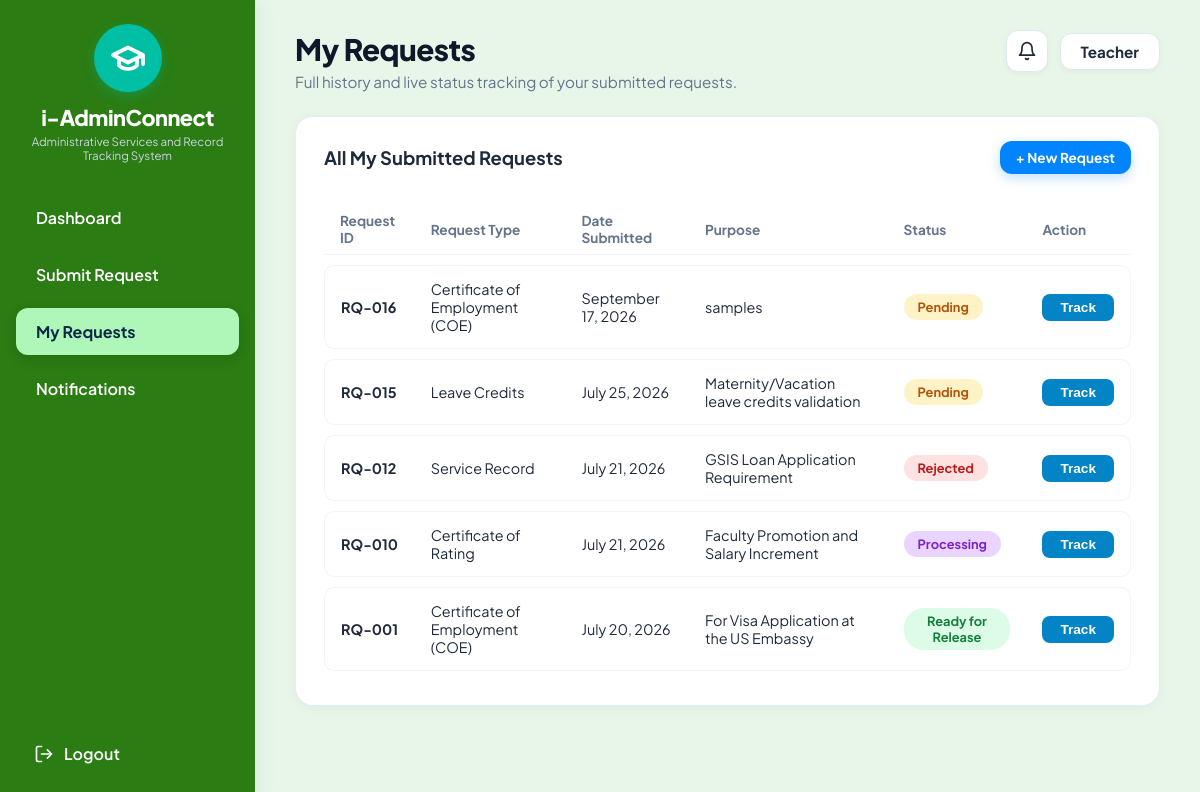
The app's page /my_requests.php (signed in) with its own data.
### tables this page shows
CREATE TABLE `requests` (
  `id` int(11) NOT NULL AUTO_INCREMENT,
  `tracking_number` varchar(50) NOT NULL,
  `user_id` int(11) NOT NULL,
  `request_type_id` int(11) NOT NULL,
  `purpose` text NOT NULL,
  `additional_notes` text DEFAULT NULL,
  `attached_filename` varchar(255) DEFAULT NULL,
  `file_size_kb` varchar(50) DEFAULT NULL,
  `file_verified` tinyint(1) DEFAULT 1,
  `status` enum('Pending','Under Review','Processing','Ready for Release','Released','Returned for Revision','Rejected') NOT NULL DEFAULT 'Pending',
  `current_stage` int(11) NOT NULL DEFAULT 1,
  `stage1_time` varchar(100) DEFAULT NULL,
  `stage2_time` varchar(100) DEFAULT NULL,
  `stage3_time` varchar(100) DEFAULT NULL,
  `stage4_time` varchar(100) DEFAULT NULL,
  `remarks` text DEFAULT NULL,
  `created_at` timestamp NOT NULL DEFAULT current_timestamp(),
  `updated_at` timestamp NOT NULL DEFAULT current_timestamp() ON UPDATE current_timestamp(),
  PRIMARY KEY (`id`),
  UNIQUE KEY `tracking_number` (`tracking_number`),
  KEY `user_id` (`user_id`),
  KEY `request_type_id` (`request_type_id`),
  CONSTRAINT `fk_req_type` FOREIGN KEY (`request_type_id`) REFERENCES `request_types` (`id`),
  CONSTRAINT `fk_req_user` FOREIGN KEY (`user_id`) REFERENCES `users` (`id`) ON DELETE CASCADE
);

CREATE TABLE `request_types` (
  `id` int(11) NOT NULL AUTO_INCREMENT,
  `code` varchar(30) NOT NULL,
  `name` varchar(150) NOT NULL,
  `target_role` enum('student','teacher','both') NOT NULL,
  `requirements` text NOT NULL,
  `fee` decimal(10,2) DEFAULT 0.00,
  `is_free` tinyint(1) DEFAULT 1,
  PRIMARY KEY (`id`),
  UNIQUE KEY `code` (`code`)
);

### my_requests.php (the view)
<?php
$page_title_custom = "<h1>My Requests</h1><p>Full history and live status tracking of your submitted requests.</p>";
require_once __DIR__ . '/includes/header.php';
$stmt = $pdo->prepare("SELECT r.*, rt.name as request_type_name
    FROM requests r
    JOIN request_types rt ON r.request_type_id = rt.id
    WHERE r.user_id = ?
    ORDER BY r.id DESC");
$stmt->execute([$user_id]);
$my_requests = $stmt->fetchAll();
?>
<div class="content-card">
  <div class="card-header-flex">
    <h2 class="card-title">All My Submitted Requests</h2>
    <a href="submit_request.php" class="btn-primary-cta" style="padding: 8px 16px; font-size: 0.85rem; text-decoration: none;">+ New Request</a>
  </div>
  <div class="table-container">
    <table class="custom-table">
      <thead>
        <tr>
          <th>Request ID</th>
          <th>Request Type</th>
          <th>Date Submitted</th>
          <th>Purpose</th>
          <th>Status</th>
          <th>Action</th>
        </tr>
      </thead>
      <tbody>
        <?php if (empty($my_requests)): ?>
          <tr>
            <td colspan="6" style="text-align: center; color: #94a3b8; padding: 24px;">No requests found.</td>
          </tr>
        <?php else: ?>
          <?php foreach ($my_requests as $req):
            $status_class = strtolower(str_replace(' ', '-', $req['status']));
            $date_str = date('F j, Y', strtotime($req['created_at']));
          ?>
            <tr>
              <td><strong><?= htmlspecialchars($req['tracking_number']) ?></strong></td>
              <td><?= htmlspecialchars($req['request_type_name']) ?></td>
              <td><?= htmlspecialchars($date_str) ?></td>
              <td><?= htmlspecialchars(mb_strimwidth($req['purpose'], 0, 45, '...')) ?></td>
              <td><span class="badge-status <?= $status_class ?>"><?= htmlspecialchars($req['status']) ?></span></td>
              <td>
                <button type="button" class="btn-action-track" onclick="openTrackerModal('<?= htmlspecialchars($req['tracking_number'], ENT_QUOTES) ?>')">Track</button>
              </td>
            </tr>
          <?php endforeach; ?>
        <?php endif; ?>
      </tbody>
    </table>
  </div>
</div>
<?php include __DIR__ . '/includes/footer.php'; ?>

### css/style.css (style rules this page uses)
:root { --navy-sidebar: #173b75; --navy-sidebar-dark: #122c59; --sidebar-active: #90c2f7; --sidebar-active-text: #0f274a; --teal-logo: #00bfa5; --bg-canvas: #e9eff6; --card-bg: #ffffff; --primary-blue: #0284c7; --primary-blue-hover: #0369a1; --text-dark: #1e293b; --text-muted: #64748b; --border-light: #e2e8f0; --status-pending-bg: #fef3c7; --status-pending-text: #b45309; --status-processing-bg: #e9d5ff; --status-processing-text: #7e22ce; --status-ready-bg: #dcfce7; --status-ready-text: #15803d; --status-rejected-bg: #fee2e2; --status-rejected-text: #b91c1c; --status-released-bg: #dbeafe; --status-released-text: #1d4ed8; }
* { box-sizing: border-box; margin: 0; padding: 0; }
body { font-family: 'Plus Jakarta Sans', 'Inter', -apple-system, BlinkMacSystemFont, sans-serif; background-color: var(--bg-canvas); color: var(--text-dark); min-height: 100vh; margin: 0; padding: 0; overflow-x: hidden; }
.header-greeting h1 { font-size: 1.85rem; font-weight: 800; color: #0f172a; letter-spacing: -0.5px; }
.header-greeting p { font-size: 0.95rem; color: var(--text-muted); margin-top: 4px; }
.content-card { background: var(--card-bg); border-radius: 18px; padding: 24px 28px; box-shadow: 0 2px 12px rgba(0, 0, 0, 0.04); border: 1px solid rgba(226, 232, 240, 0.8); margin-bottom: 24px; }
.card-header-flex { display: flex; justify-content: space-between; align-items: center; margin-bottom: 20px; }
.card-title { font-size: 1.15rem; font-weight: 700; color: #1e293b; }
.table-container { overflow-x: auto; }
.custom-table { width: 100%; border-collapse: separate; border-spacing: 0 10px; }
.custom-table th { font-size: 0.85rem; font-weight: 700; color: #64748b; text-align: left; padding: 8px 16px; border-bottom: 1px solid #f1f5f9; }
.custom-table tbody tr { background-color: #ffffff; transition: background 0.15s ease; }
.custom-table td { padding: 14px 16px; font-size: 0.9rem; color: #1e293b; border-top: 1px solid #f1f5f9; border-bottom: 1px solid #f1f5f9; }
.custom-table td:first-child { border-left: 1px solid #f1f5f9; border-top-left-radius: 10px; border-bottom-left-radius: 10px; font-weight: 600; }
.custom-table td:last-child { border-right: 1px solid #f1f5f9; border-top-right-radius: 10px; border-bottom-right-radius: 10px; }
.badge-status { display: inline-block; padding: 5px 14px; border-radius: 20px; font-size: 0.8rem; font-weight: 700; text-align: center; }
.badge-status.pending { background-color: var(--status-pending-bg); color: var(--status-pending-text); }
.badge-status.processing { background-color: var(--status-processing-bg); color: var(--status-processing-text); }
.badge-status.ready, .badge-status.ready-for-release { background-color: var(--status-ready-bg); color: var(--status-ready-text); }
.badge-status.rejected { background-color: var(--status-rejected-bg); color: var(--status-rejected-text); }
.btn-action-track { background-color: #0284c7; color: white; border: none; padding: 6px 18px; border-radius: 8px; font-size: 0.85rem; font-weight: 600; cursor: pointer; transition: background 0.15s; }
.btn-primary-cta { background-color: #0084ff; color: #ffffff; padding: 10px 24px; border-radius: 12px; font-size: 0.95rem; font-weight: 700; border: none; cursor: pointer; box-shadow: 0 4px 12px rgba(0, 132, 255, 0.25); transition: transform 0.15s, background 0.15s; }
html { scroll-behavior: smooth; scroll-padding-top: 80px; }

### records on screen
requests: tracking_number "RQ-016", request_type.name "Certificate of Employment (COE)", created_at "September 17, 2026", purpose "samples", status "Pending"
requests: tracking_number "RQ-015", request_type.name "Leave Credits", created_at "July 25, 2026", purpose "Maternity/Vacation leave credits validation", status "Pending"
requests: tracking_number "RQ-012", request_type.name "Service Record", created_at "July 21, 2026", purpose "GSIS Loan Application Requirement", status "Rejected"
requests: tracking_number "RQ-010", request_type.name "Certificate of Rating", created_at "July 21, 2026", purpose "Faculty Promotion and Salary Increment", status "Processing"
requests: tracking_number "RQ-001", request_type.name "Certificate of Employment (COE)", created_at "July 20, 2026", purpose "For Visa Application at the US Embassy", status "Ready for Release"

### other values on screen
$user_role "Teacher"
